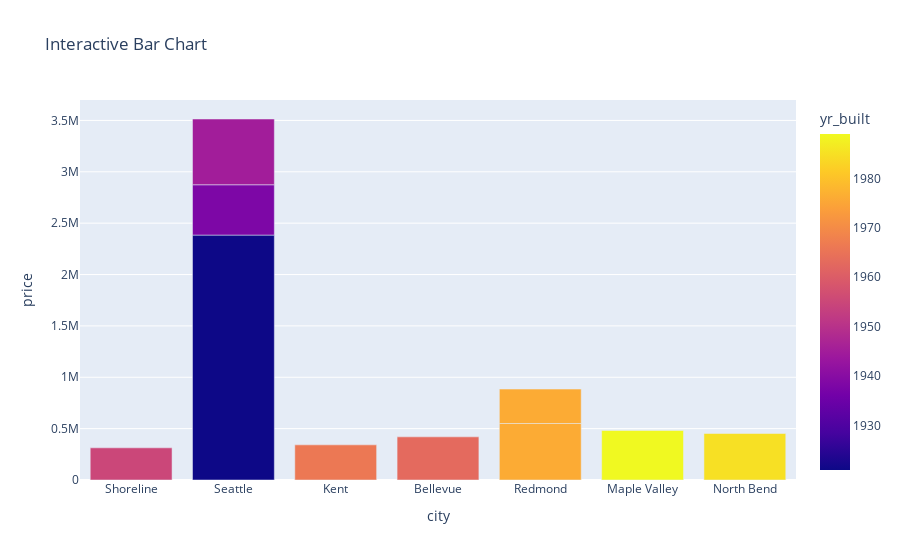

Notebook code for this chart:
### Markdown cell above
## Building bar charts and histograms with interactivity

### Code cell
# Create an interactive bar chart using Plotly Express
fig_bar = px.bar(df[:10], x='city', y='price', color='yr_built',title='Interactive Bar Chart')

# Display the plots
fig_bar.show()

### Figure 1 — Plotly figure (JSON) as saved in the notebook; plotly's stock layout.template omitted (floating-point values rounded to 4 significant figures)
{"data": [{"alignmentgroup": "True", "hovertemplate": "city=%{x}<br>price=%{y}<br>yr_built=%{marker.color}<extra></extra>", "legendgroup": "", "marker": {"color": [1955, 1921, 1966, 1963, 1976, 1938, 1976, 1989, 1985, 1945], "coloraxis": "coloraxis", "pattern": {"shape": ""}}, "name": "", "offsetgroup": "", "orientation": "v", "showlegend": false, "textposition": "auto", "type": "bar", "x": ["Shoreline", "Seattle", "Kent", "Bellevue", "Redmond", "Seattle", "Redmond", "Maple Valley", "North Bend", "Seattle"], "xaxis": "x", "y": [313000, 2384000, 342000, 420000, 550000, 490000, 335000, 482000, 452500, 640000], "yaxis": "y"}], "layout": {"barmode": "relative", "coloraxis": {"colorbar": {"title": {"text": "yr_built"}}, "colorscale": [[0, "#0d0887"], [0.1111, "#46039f"], [0.2222, "#7201a8"], [0.3333, "#9c179e"], [0.4444, "#bd3786"], [0.5556, "#d8576b"], [0.6667, "#ed7953"], [0.7778, "#fb9f3a"], [0.8889, "#fdca26"], [1, "#f0f921"]]}, "legend": {"tracegroupgap": 0}, "title": {"text": "Interactive Bar Chart"}, "xaxis": {"anchor": "y", "domain": [0, 1], "title": {"text": "city"}}, "yaxis": {"anchor": "x", "domain": [0, 1], "title": {"text": "price"}}}}
